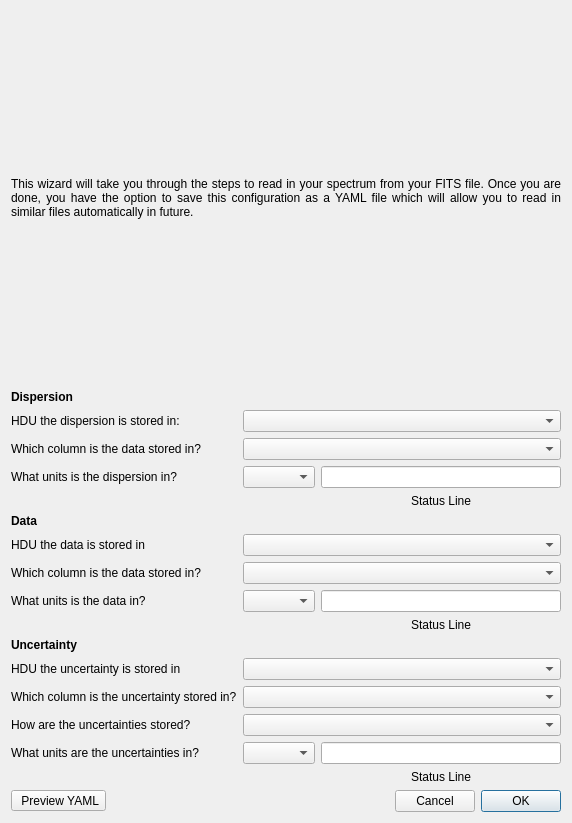
<?xml version="1.0" encoding="UTF-8"?>
<ui version="4.0">
 <class>Dialog</class>
 <widget class="QDialog" name="Dialog">
  <property name="geometry">
   <rect>
    <x>0</x>
    <y>0</y>
    <width>572</width>
    <height>823</height>
   </rect>
  </property>
  <property name="windowTitle">
   <string>Dialog</string>
  </property>
  <layout class="QVBoxLayout" name="verticalLayout_2">
   <item>
    <widget class="QLabel" name="label">
     <property name="sizePolicy">
      <sizepolicy hsizetype="Preferred" vsizetype="Minimum">
       <horstretch>0</horstretch>
       <verstretch>0</verstretch>
      </sizepolicy>
     </property>
     <property name="text">
      <string>This wizard will take you through the steps to read in your spectrum from your FITS file. Once you are done, you have the option to save this configuration as a YAML file which will allow you to read in similar files automatically in future.</string>
     </property>
     <property name="alignment">
      <set>Qt::AlignJustify|Qt::AlignVCenter</set>
     </property>
     <property name="wordWrap">
      <bool>true</bool>
     </property>
    </widget>
   </item>
   <item>
    <layout class="QGridLayout" name="gridLayout">
     <item row="2" column="1" colspan="2">
      <widget class="QComboBox" name="combo_dispersion_column"/>
     </item>
     <item row="11" column="1" colspan="2">
      <widget class="QComboBox" name="combo_uncertainty_hdu"/>
     </item>
     <item row="1" column="0">
      <widget class="QLabel" name="label_dispersion_hdu">
       <property name="text">
        <string>HDU the dispersion is stored in:</string>
       </property>
      </widget>
     </item>
     <item row="3" column="2">
      <widget class="QLineEdit" name="value_dispersion_units">
       <property name="placeholderText">
        <string/>
       </property>
      </widget>
     </item>
     <item row="10" column="0">
      <widget class="QLabel" name="label_4">
       <property name="font">
        <font>
         <weight>75</weight>
         <bold>true</bold>
        </font>
       </property>
       <property name="text">
        <string>Uncertainty</string>
       </property>
      </widget>
     </item>
     <item row="4" column="2">
      <widget class="QLabel" name="label_dispersion_status">
       <property name="text">
        <string>Status Line</string>
       </property>
       <property name="alignment">
        <set>Qt::AlignCenter</set>
       </property>
      </widget>
     </item>
     <item row="3" column="1">
      <widget class="QComboBox" name="combo_dispersion_units">
       <property name="sizeAdjustPolicy">
        <enum>QComboBox::AdjustToContentsOnFirstShow</enum>
       </property>
      </widget>
     </item>
     <item row="9" column="2">
      <widget class="QLabel" name="label_data_status">
       <property name="text">
        <string>Status Line</string>
       </property>
       <property name="alignment">
        <set>Qt::AlignCenter</set>
       </property>
      </widget>
     </item>
     <item row="8" column="1">
      <widget class="QComboBox" name="combo_data_units">
       <property name="sizeAdjustPolicy">
        <enum>QComboBox::AdjustToContentsOnFirstShow</enum>
       </property>
      </widget>
     </item>
     <item row="11" column="0">
      <widget class="QLabel" name="label_uncertainty_hdu">
       <property name="text">
        <string>HDU the uncertainty is stored in</string>
       </property>
      </widget>
     </item>
     <item row="7" column="0">
      <widget class="QLabel" name="label_data_column">
       <property name="text">
        <string>Which column is the data stored in?</string>
       </property>
      </widget>
     </item>
     <item row="5" column="0">
      <widget class="QLabel" name="label_3">
       <property name="font">
        <font>
         <weight>75</weight>
         <bold>true</bold>
        </font>
       </property>
       <property name="text">
        <string>Data</string>
       </property>
      </widget>
     </item>
     <item row="6" column="0">
      <widget class="QLabel" name="label_data_hdu">
       <property name="text">
        <string>HDU the data is stored in</string>
       </property>
      </widget>
     </item>
     <item row="12" column="0">
      <widget class="QLabel" name="label_uncertainty_column">
       <property name="text">
        <string>Which column is the uncertainty stored in?</string>
       </property>
      </widget>
     </item>
     <item row="1" column="1" colspan="2">
      <widget class="QComboBox" name="combo_dispersion_hdu"/>
     </item>
     <item row="2" column="0">
      <widget class="QLabel" name="label_dispersion_column">
       <property name="text">
        <string>Which column is the data stored in?</string>
       </property>
      </widget>
     </item>
     <item row="15" column="2">
      <widget class="QLabel" name="label_uncertainty_status">
       <property name="text">
        <string>Status Line</string>
       </property>
       <property name="alignment">
        <set>Qt::AlignCenter</set>
       </property>
      </widget>
     </item>
     <item row="8" column="0">
      <widget class="QLabel" name="label_data_units">
       <property name="text">
        <string>What units is the data in?</string>
       </property>
      </widget>
     </item>
     <item row="0" column="0">
      <widget class="QLabel" name="label_2">
       <property name="font">
        <font>
         <weight>75</weight>
         <bold>true</bold>
        </font>
       </property>
       <property name="text">
        <string>Dispersion</string>
       </property>
      </widget>
     </item>
     <item row="3" column="0">
      <widget class="QLabel" name="label_dispersion_units">
       <property name="text">
        <string>What units is the dispersion in?</string>
       </property>
      </widget>
     </item>
     <item row="12" column="1" colspan="2">
      <widget class="QComboBox" name="combo_uncertainty_column"/>
     </item>
     <item row="7" column="1" colspan="2">
      <widget class="QComboBox" name="combo_data_column"/>
     </item>
     <item row="14" column="0">
      <widget class="QLabel" name="label_uncertainty_units">
       <property name="text">
        <string>What units are the uncertainties in?</string>
       </property>
      </widget>
     </item>
     <item row="8" column="2">
      <widget class="QLineEdit" name="value_data_units">
       <property name="placeholderText">
        <string/>
       </property>
      </widget>
     </item>
     <item row="14" column="1">
      <widget class="QComboBox" name="combo_uncertainty_units">
       <property name="sizeAdjustPolicy">
        <enum>QComboBox::AdjustToContentsOnFirstShow</enum>
       </property>
      </widget>
     </item>
     <item row="6" column="1" colspan="2">
      <widget class="QComboBox" name="combo_data_hdu"/>
     </item>
     <item row="14" column="2">
      <widget class="QLineEdit" name="value_uncertainty_units">
       <property name="placeholderText">
        <string/>
       </property>
      </widget>
     </item>
     <item row="13" column="0">
      <widget class="QLabel" name="label_uncertainty_type">
       <property name="text">
        <string>How are the uncertainties stored?</string>
       </property>
      </widget>
     </item>
     <item row="13" column="1" colspan="2">
      <widget class="QComboBox" name="combo_uncertainty_type"/>
     </item>
    </layout>
   </item>
   <item>
    <layout class="QVBoxLayout" name="layout_preview"/>
   </item>
   <item>
    <layout class="QHBoxLayout" name="horizontalLayout">
     <item>
      <widget class="QToolButton" name="button_yaml">
       <property name="text">
        <string> Preview YAML</string>
       </property>
       <property name="checkable">
        <bool>true</bool>
       </property>
      </widget>
     </item>
     <item>
      <spacer name="horizontalSpacer">
       <property name="orientation">
        <enum>Qt::Horizontal</enum>
       </property>
       <property name="sizeHint" stdset="0">
        <size>
         <width>40</width>
         <height>20</height>
        </size>
       </property>
      </spacer>
     </item>
     <item>
      <widget class="QPushButton" name="button_cancel">
       <property name="text">
        <string>Cancel</string>
       </property>
      </widget>
     </item>
     <item>
      <widget class="QPushButton" name="button_ok">
       <property name="text">
        <string>OK</string>
       </property>
       <property name="default">
        <bool>true</bool>
       </property>
      </widget>
     </item>
    </layout>
   </item>
  </layout>
 </widget>
 <resources/>
 <connections/>
</ui>
